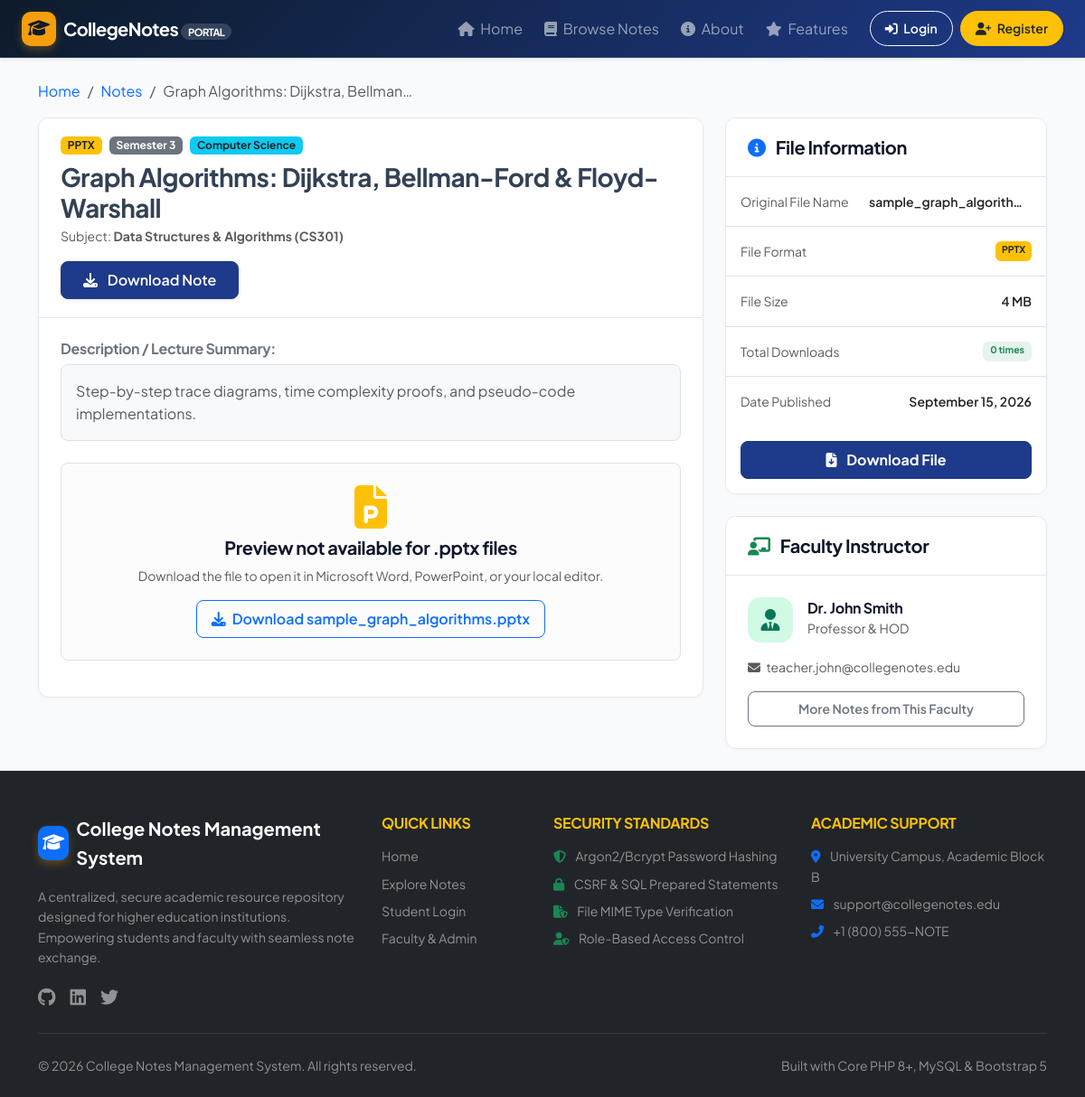
Page /user/note-view.php?id=6 on the committed database.
### tables this page shows
CREATE TABLE `notes` (
    `id` INT UNSIGNED AUTO_INCREMENT PRIMARY KEY,
    `teacher_id` INT UNSIGNED NOT NULL,
    `subject_id` INT UNSIGNED NOT NULL,
    `title` VARCHAR(255) NOT NULL,
    `description` TEXT DEFAULT NULL,
    `file_name` VARCHAR(255) NOT NULL,
    `file_path` VARCHAR(255) NOT NULL,
    `file_type` VARCHAR(20) NOT NULL,
    `file_size` BIGINT UNSIGNED NOT NULL,
    `semester` VARCHAR(20) NOT NULL,
    `department` VARCHAR(100) NOT NULL,
    `status` ENUM('published', 'draft', 'archived') NOT NULL DEFAULT 'published',
    `created_at` TIMESTAMP DEFAULT CURRENT_TIMESTAMP,
    `updated_at` TIMESTAMP DEFAULT CURRENT_TIMESTAMP ON UPDATE CURRENT_TIMESTAMP,
    INDEX `idx_notes_teacher` (`teacher_id`),
    INDEX `idx_notes_subject` (`subject_id`),
    INDEX `idx_notes_dept_sem` (`department`, `semester`),
    INDEX `idx_notes_status` (`status`),
    CONSTRAINT `fk_notes_teacher` FOREIGN KEY (`teacher_id`) REFERENCES `teachers` (`id`) ON DELETE CASCADE,
    CONSTRAINT `fk_notes_subject` FOREIGN KEY (`subject_id`) REFERENCES `subjects` (`id`) ON DELETE CASCADE
);

CREATE TABLE `subjects` (
    `id` INT UNSIGNED AUTO_INCREMENT PRIMARY KEY,
    `name` VARCHAR(150) NOT NULL,
    `code` VARCHAR(50) NOT NULL UNIQUE,
    `semester` VARCHAR(20) NOT NULL,
    `department` VARCHAR(100) NOT NULL,
    `created_at` TIMESTAMP DEFAULT CURRENT_TIMESTAMP,
    INDEX `idx_subjects_sem_dept` (`semester`, `department`)
);

CREATE TABLE `users` (
    `id` INT UNSIGNED AUTO_INCREMENT PRIMARY KEY,
    `name` VARCHAR(100) NOT NULL,
    `email` VARCHAR(150) NOT NULL UNIQUE,
    `password` VARCHAR(255) NOT NULL,
    `role` ENUM('admin', 'teacher', 'student') NOT NULL,
    `status` ENUM('active', 'inactive', 'blocked') NOT NULL DEFAULT 'active',
    `profile_image` VARCHAR(255) DEFAULT NULL,
    `created_at` TIMESTAMP DEFAULT CURRENT_TIMESTAMP,
    `updated_at` TIMESTAMP DEFAULT CURRENT_TIMESTAMP ON UPDATE CURRENT_TIMESTAMP,
    INDEX `idx_users_role` (`role`),
    INDEX `idx_users_status` (`status`)
);

CREATE TABLE `teachers` (
    `id` INT UNSIGNED AUTO_INCREMENT PRIMARY KEY,
    `user_id` INT UNSIGNED NOT NULL UNIQUE,
    `employee_id` VARCHAR(50) NOT NULL UNIQUE,
    `department` VARCHAR(100) NOT NULL,
    `designation` VARCHAR(100) NOT NULL,
    `phone` VARCHAR(25) DEFAULT NULL,
    `created_at` TIMESTAMP DEFAULT CURRENT_TIMESTAMP,
    INDEX `idx_teacher_dept` (`department`),
    CONSTRAINT `fk_teachers_user` FOREIGN KEY (`user_id`) REFERENCES `users` (`id`) ON DELETE CASCADE
);

### includes/auth.php (called while the page is built, shortened)
<?php
require_once __DIR__ . '/functions.php';
function isLoggedIn(): bool {
    return !empty($_SESSION['user_id']) && !empty($_SESSION['user_role']);
}

### includes/functions.php (called while the page is built, shortened)
<?php
function e($string): string {
    return htmlspecialchars((string)($string ?? ''), ENT_QUOTES | ENT_SUBSTITUTE, 'UTF-8');
}
function formatBytes(int $bytes, int $precision = 2): string {
    $units = ['B', 'KB', 'MB', 'GB', 'TB'];
    $bytes = max($bytes, 0);
    $pow = floor(($bytes ? log($bytes) : 0) / log(1024));
    $pow = min($pow, count($units) - 1);
    $bytes /= pow(1024, $pow);
    return round($bytes, $precision) . ' ' . $units[$pow];
}
function getFileTypeInfo(string $type): array {
    return match(strtolower($type)) {
        'pdf'  => ['icon' => 'fa-file-pdf', 'color' => 'text-danger', 'badge' => 'bg-danger'],
        'doc', 'docx' => ['icon' => 'fa-file-word', 'color' => 'text-primary', 'badge' => 'bg-primary'],
        'ppt', 'pptx' => ['icon' => 'fa-file-powerpoint', 'color' => 'text-warning', 'badge' => 'bg-warning text-dark'],
        'txt'  => ['icon' => 'fa-file-alt', 'color' => 'text-secondary', 'badge' => 'bg-secondary'],
        default => ['icon' => 'fa-file', 'color' => 'text-muted', 'badge' => 'bg-dark']
    };
}

### user/note-view.php (the view, shortened to what this page needs)
<?php
require_once __DIR__ . '/../includes/auth.php';
require_once __DIR__ . '/../includes/functions.php';
$noteId = filter_var($_GET['id'] ?? null, FILTER_VALIDATE_INT);
$db = getDB();
$stmt = $db->prepare("
    SELECT n.*, s.name as subject_name, s.code as subject_code,
           u.name as teacher_name, u.email as teacher_email, t.designation as teacher_designation,
           (SELECT COUNT(*) FROM downloads d WHERE d.note_id = n.id) as download_count
    FROM notes n
    JOIN subjects s ON n.subject_id = s.id
    JOIN teachers t ON n.teacher_id = t.id
    JOIN users u ON t.user_id = u.id
    WHERE n.id = :id
    LIMIT 1
");
$stmt->execute([':id' => $noteId]);
$note = $stmt->fetch();
$typeInfo = getFileTypeInfo($note['file_type']);
include __DIR__ . '/../includes/header.php';
include __DIR__ . '/../includes/navbar.php';
?>
<div class="<?= isLoggedIn() ? 'dashboard-layout' : 'container py-4' ?>">
    <main class="<?= isLoggedIn() ? 'main-content' : '' ?>">
        <nav aria-label="breadcrumb" class="mb-3">
            <ol class="breadcrumb small">
                <li class="breadcrumb-item"><a href="<?= BASE_URL ?>" class="text-decoration-none">Home</a></li>
                <li class="breadcrumb-item"><a href="<?= BASE_URL ?>user/notes.php" class="text-decoration-none">Notes</a></li>
                <li class="breadcrumb-item active text-truncate" style="max-width: 300px;" aria-current="page"><?= e($note['title']) ?></li>
            </ol>
        </nav>
        <div class="row g-4">
            <div class="col-lg-8">
                <div class="content-card mb-4">
                    <div class="card-header bg-white d-flex justify-content-between align-items-start gap-3 flex-wrap">
                        <div>
                            <div class="d-flex align-items-center gap-2 mb-2">
                                <span class="badge <?= $typeInfo['badge'] ?> text-uppercase"><?= e($note['file_type']) ?></span>
                                <span class="badge bg-secondary"><?= e($note['semester']) ?></span>
                                <span class="badge bg-info text-dark"><?= e($note['department']) ?></span>
                            </div>
                            <h2 class="h3 fw-bold mb-1 text-navy"><?= e($note['title']) ?></h2>
                            <div class="text-muted small">
                                <span>Subject: <strong><?= e($note['subject_name']) ?> (<?= e($note['subject_code']) ?>)</strong></span>
                            </div>
                        </div>
                        <div>
                            <a href="<?= BASE_URL ?>user/note-download.php?id=<?= $note['id'] ?>" class="btn btn-primary px-4 shadow-sm">
                                <i class="fas fa-download me-2"></i> Download Note
                            </a>
                        </div>
                    </div>
                    <div class="card-body">
                        <h6 class="fw-bold text-secondary mb-2">Description / Lecture Summary:</h6>
                        <div class="bg-light p-3 rounded-3 text-muted mb-4 border">
                            <?= nl2br(e($note['description'] ?: 'No additional description provided for this academic resource.')) ?>
                        </div>
                        <?php if (strtolower($note['file_type']) === 'pdf'): ?>
                            <h6 class="fw-bold text-secondary mb-2"><i class="fas fa-eye me-1 text-danger"></i> Document Preview:</h6>
                            <div class="document-preview-container shadow-sm border">
                                <iframe src="<?= BASE_URL . e($note['file_path']) ?>#toolbar=1" type="application/pdf">
                                    <p class="p-4 text-center text-white">
                                        Your browser does not support inline PDF viewing.
                                        <a href="<?= BASE_URL ?>user/note-download.php?id=<?= $note['id'] ?>" class="btn btn-warning btn-sm ms-2">
                                            Download file to view
                                        </a>
                                    </p>
                                </iframe>
                            </div>
                        <?php else: ?>
                            <div class="alert alert-light border p-4 text-center rounded-3">
                                <div class="note-icon-large <?= $typeInfo['color'] ?> mb-2">
                                    <i class="fas <?= $typeInfo['icon'] ?> fa-3x"></i>
                                </div>
                                <h5 class="fw-bold">Preview not available for .<?= e($note['file_type']) ?> files</h5>
                                <p class="text-muted small mb-3">Download the file to open it in Microsoft Word, PowerPoint, or your local editor.</p>
                                <a href="<?= BASE_URL ?>user/note-download.php?id=<?= $note['id'] ?>" class="btn btn-outline-primary">
                                    <i class="fas fa-download me-1"></i> Download <?= e($note['file_name']) ?>
                                </a>
                            </div>
                        <?php endif; ?>
                    </div>
                </div>
            </div>
            <div class="col-lg-4">
                <div class="content-card mb-4">
                    <div class="card-header">
                        <h5 class="fw-bold mb-0"><i class="fas fa-info-circle text-primary me-2"></i> File Information</h5>
                    </div>
                    <div class="card-body p-0">
                        <ul class="list-group list-group-flush small">
                            <li class="list-group-item d-flex justify-content-between py-3">
                                <span class="text-muted">Original File Name</span>
                                <span class="fw-semibold text-truncate ms-2" style="max-width: 180px;"><?= e($note['file_name']) ?></span>
                            </li>
                            <li class="list-group-item d-flex justify-content-between py-3">
                                <span class="text-muted">File Format</span>
                                <span class="badge <?= $typeInfo['badge'] ?> text-uppercase"><?= e($note['file_type']) ?></span>
                            </li>
                            <li class="list-group-item d-flex justify-content-between py-3">
                                <span class="text-muted">File Size</span>
                                <span class="fw-semibold"><?= formatBytes($note['file_size']) ?></span>
                            </li>
                            <li class="list-group-item d-flex justify-content-between py-3">
                                <span class="text-muted">Total Downloads</span>
                                <span class="badge bg-success bg-opacity-10 text-success fw-bold px-2 py-1"><?= $note['download_count'] ?> times</span>
                            </li>
                            <li class="list-group-item d-flex justify-content-between py-3">
                                <span class="text-muted">Date Published</span>
                                <span class="fw-semibold"><?= date('F j, Y', strtotime($note['created_at'])) ?></span>
                            </li>
                        </ul>
                    </div>
                    <div class="card-footer p-3 bg-white">
                        <a href="<?= BASE_URL ?>user/note-download.php?id=<?= $note['id'] ?>" class="btn btn-primary w-100 py-2 fw-bold">
                            <i class="fas fa-file-download me-2"></i> Download File
                        </a>
                    </div>
                </div>
                <div class="content-card">
                    <div class="card-header">
                        <h5 class="fw-bold mb-0"><i class="fas fa-chalkboard-teacher text-success me-2"></i> Faculty Instructor</h5>
                    </div>
                    <div class="card-body">
                        <div class="d-flex align-items-center gap-3 mb-3">
                            <div class="stat-icon green" style="width: 50px; height: 50px;">
                                <i class="fas fa-user-tie"></i>
                            </div>
                            <div>
                                <h6 class="fw-bold mb-0"><?= e($note['teacher_name']) ?></h6>
                                <small class="text-muted"><?= e($note['teacher_designation']) ?></small>
                            </div>
                        </div>
                        <p class="small text-muted mb-3">
                            <i class="fas fa-envelope me-1"></i> <?= e($note['teacher_email']) ?>
                        </p>
                        <a href="<?= BASE_URL ?>user/notes.php?teacher=<?= $note['teacher_id'] ?>" class="btn btn-outline-secondary btn-sm w-100">
                            More Notes from This Faculty
                        </a>
                    </div>
                </div>
            </div>
        </div>
    </main>
</div>
<?php include __DIR__ . '/../includes/footer.php'; ?>

### assets/css/style.css (style rules this page uses)
:root { --primary-color: #1e3a8a; --primary-hover: #1e40af; --primary-light: #eff6ff; --secondary-color: #0f172a; --accent-color: #f59e0b; --accent-hover: #d97706; --success-color: #10b981; --danger-color: #ef4444; --warning-color: #f59e0b; --info-color: #06b6d4; --bg-light: #f8fafc; --card-border: #e2e8f0; --text-main: #334155; --text-muted: #64748b; --sidebar-width: 260px; --header-height: 64px; --border-radius: 12px; }
body { font-family: 'Plus Jakarta Sans', -apple-system, BlinkMacSystemFont, "Segoe UI", Roboto, sans-serif; color: var(--text-main); background-color: var(--bg-light); line-height: 1.6; min-height: 100vh; display: flex; flex-direction: column; }
h1, h2, h3, h4, h5, h6 { font-weight: 700; color: var(--secondary-color); letter-spacing: -0.02em; }
.stat-icon { width: 56px; height: 56px; border-radius: 14px; display: flex; align-items: center; justify-content: center; font-size: 1.5rem; }
.stat-icon.green { background: #d1fae5; color: #047857; }
.content-card { background: #ffffff; border: 1px solid var(--card-border); border-radius: var(--border-radius); box-shadow: 0 2px 6px rgba(0, 0, 0, 0.02); overflow: hidden; }
.content-card .card-header { background: #ffffff; border-bottom: 1px solid var(--card-border); padding: 1.25rem 1.5rem; }
.content-card .card-body { padding: 1.5rem; }
.btn { font-weight: 600; border-radius: 8px; padding: 0.5rem 1rem; transition: all 0.2s ease; }
.btn-primary { background-color: var(--primary-color); border-color: var(--primary-color); }

### rows in the picture
notes: title "Graph Algorithms: Dijkstra, Bellman…", file_type "PPTX", semester "Semester 3", department "Computer Science", title "Graph Algorithms: Dijkstra, Bellman-Ford & Floyd-Warshall", subject.name "Data Structures & Algorithms", subject.code "CS301", description "Step-by-step trace diagrams, time complexity proofs, and pseudo-code implementations.", file_type "pptx", file_name "sample_graph_algorithms.pptx", file_name "sample_graph_algorith…", file_size "4 MB", created_at "September 15, 2026", users.name "Dr. John Smith", teacher.designation "Professor & HOD", users.email "teacher.john@collegenotes.edu"

### other values in the picture
APP_SHORT_NAME "CollegeNotes"
$note['download_count'] "0"
APP_NAME "College Notes Management System"
